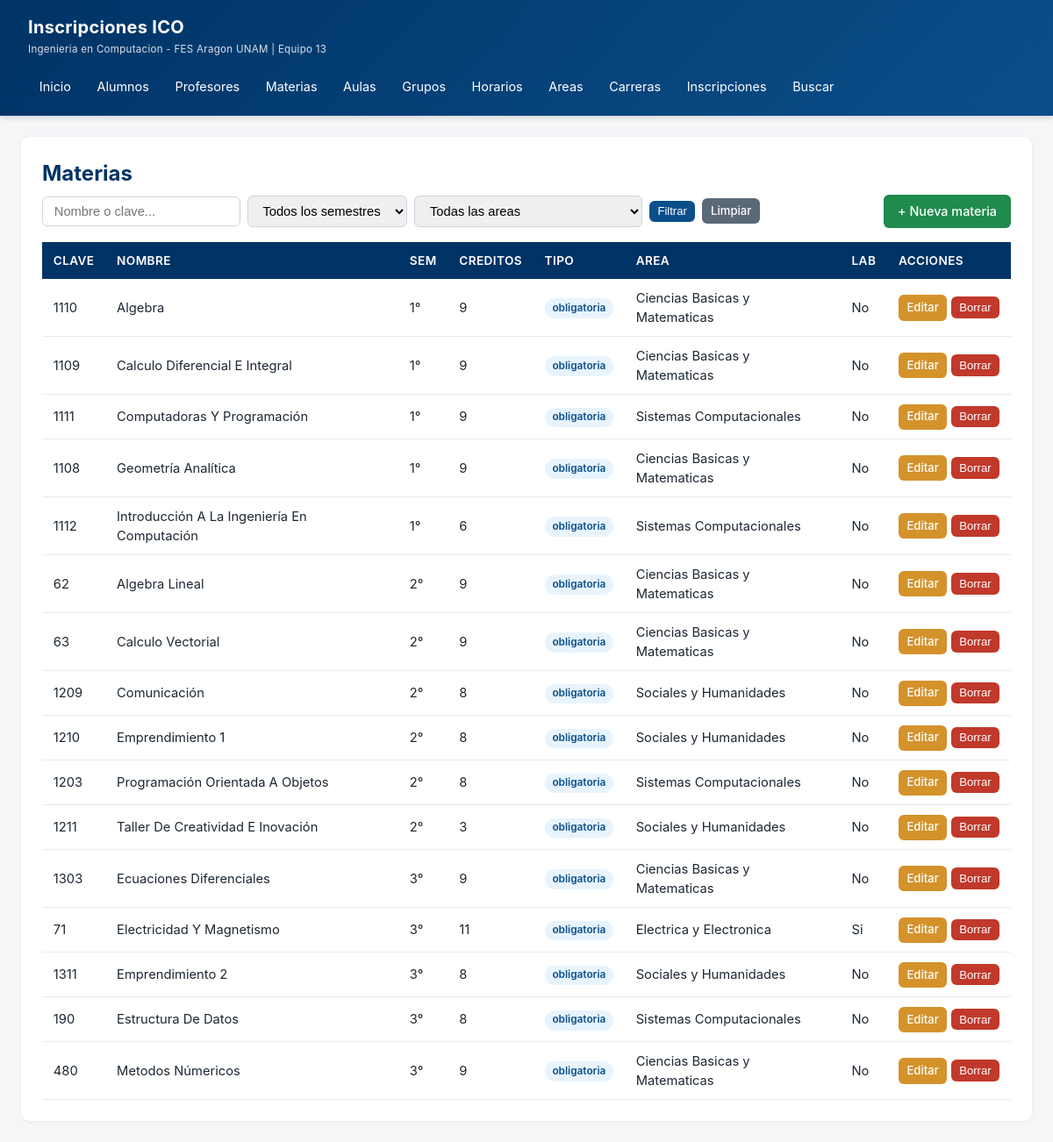
/?r=materia, run on the app's committed database.
### tables this page shows
CREATE TABLE materia (
    id_materia    INT AUTO_INCREMENT PRIMARY KEY,
    clave_materia INT          NOT NULL UNIQUE,
    nombre        VARCHAR(80)  NOT NULL,
    semestre      TINYINT      NOT NULL DEFAULT 1,
    creditos      INT          NOT NULL DEFAULT 0,
    tipo          ENUM('obligatoria','optativa') NOT NULL DEFAULT 'obligatoria',
    laboratorio   TINYINT(1)   NOT NULL DEFAULT 0,
    id_area       INT          NOT NULL,
    id_carrera    INT          NOT NULL,
    CONSTRAINT fk_materia_area    FOREIGN KEY (id_area)    REFERENCES area_estudio(id_area),
    CONSTRAINT fk_materia_carrera FOREIGN KEY (id_carrera) REFERENCES carrera(id_carrera)
);

CREATE TABLE area_estudio (
    id_area      INT AUTO_INCREMENT PRIMARY KEY,
    nombre_area  VARCHAR(60)  NOT NULL UNIQUE,
    descripcion  VARCHAR(200) NOT NULL DEFAULT ''
);

### app/helpers.php (called while the page is built, shortened)
<?php
function e(?string $s): string {
    return htmlspecialchars($s ?? '', ENT_QUOTES, 'UTF-8');
}
function render(string $view, array $data = []): void {
    extract($data, EXTR_SKIP);
    $contentFile = __DIR__ . '/views/' . $view . '.php';
    require $contentFile;
    $content = ob_get_clean();
    require __DIR__ . '/views/layouts/main.php';
}

### app/controllers/MateriaController.php (called while the page is built, shortened)
<?php
class MateriaController {
    public function index() {
        $q = trim($_GET['q'] ?? '');
        $sem = $_GET['sem'] ?? '';
        $area = $_GET['area'] ?? '';
        $sql = "SELECT m.*, ae.nombre_area, c.nombre_carrera FROM materia m JOIN area_estudio ae ON ae.id_area=m.id_area JOIN carrera c ON c.id_carrera=m.id_carrera WHERE 1=1";
        $params = [];
        $sql .= " ORDER BY m.semestre, m.nombre";
        $st = Database::pdo()->prepare($sql); $st->execute($params);
        $areas = Database::pdo()->query("SELECT * FROM area_estudio")->fetchAll();
        render('materia/index', ['title'=>'Materias','materias'=>$st->fetchAll(),'q'=>$q,'sem'=>$sem,'area'=>$area,'areas'=>$areas]);
    }
}

### public/index.php (called while the page is built, shortened)
<?php
require __DIR__ . '/../app/Database.php';
require __DIR__ . '/../app/helpers.php';
$accion = $_GET['accion'] ?? 'index';
$ctrl = new $controllerName();
$ctrl->$accion();

### config/db.php (called while the page is built)
<?php
return [
    'host'     => '127.0.0.1',
    'port'     => 3306,
    'dbname'   => 'inscripciones_ico',
    'user'     => 'root',
    'pass'     => 'cam080818',
    'charset'  => 'utf8mb4',
];

### app/Database.php (called while the page is built)
<?php
class Database {
    private static ?PDO $pdo = null;
    public static function pdo(): PDO {
        if (self::$pdo === null) {
            $cfg = require __DIR__ . '/../config/db.php';
            $dsn = "mysql:host={$cfg['host']};port={$cfg['port']};dbname={$cfg['dbname']};charset={$cfg['charset']}";
            try {
                self::$pdo = new PDO($dsn, $cfg['user'], $cfg['pass'], [
                    PDO::ATTR_ERRMODE            => PDO::ERRMODE_EXCEPTION,
                    PDO::ATTR_DEFAULT_FETCH_MODE => PDO::FETCH_ASSOC,
                    PDO::ATTR_EMULATE_PREPARES   => false,
                ]);
            } catch (PDOException $e) {
                die("<h2>Error de conexion</h2><p>" . htmlspecialchars($e->getMessage()) . "</p>"
                   ."<p>Verifica config/db.php y que MySQL este corriendo.</p>");
            }
        }
        return self::$pdo;
    }
}

### app/views/materia/index.php (the view, shortened to what this page needs)
<div class="card">
    <h1 class="page-title">Materias</h1>
    <div class="toolbar">
        <form class="search-box" method="get">
            <input type="text" name="q" value="<?= e($q) ?>" placeholder="Nombre o clave...">
            <select name="sem">
                <option value="">Todos los semestres</option>
            </select>
            <select name="area">
                <option value="">Todas las areas</option>
            </select>
            <button class="btn btn-primary btn-sm" type="submit">Filtrar</button>
            <a class="btn btn-secondary btn-sm" href="/?r=materia">Limpiar</a>
        </form>
        <a class="btn btn-success" href="/?r=materia&accion=crear">+ Nueva materia</a>
    </div>
    <table class="data">
        <thead><tr><th>Clave</th><th>Nombre</th><th>Sem</th><th>Creditos</th><th>Tipo</th><th>Area</th><th>Lab</th><th>Acciones</th></tr></thead>
        <tbody>
        <?php foreach ($materias as $m): ?>
        <tr>
            <td><?= e($m['clave_materia']) ?></td>
            <td><?= e($m['nombre']) ?></td>
            <td><?= e($m['semestre']) ?>°</td>
            <td><?= e($m['creditos']) ?></td>
            <td><span class="badge <?= $m['tipo']=='obligatoria'?'badge-ob':'badge-op' ?>"><?= e($m['tipo']) ?></span></td>
            <td><?= e($m['nombre_area']) ?></td>
            <td><?= $m['laboratorio']?'Si':'No' ?></td>
            <td class="actions">
                <a class="btn btn-warning btn-sm" href="/?r=materia&accion=editar&id=<?= $m['id_materia'] ?>">Editar</a>
                <form method="post" action="/?r=materia&accion=borrar&id=<?= $m['id_materia'] ?>" data-confirm="Eliminar materia?" style="display:inline">
                    <button class="btn btn-danger btn-sm" type="submit">Borrar</button>
                </form>
            </td>
        </tr>
        <?php endforeach; ?>
        </tbody>
    </table>
</div>

### app/views/layouts/main.php (shortened to what this page needs)
<!DOCTYPE html>
<html lang="es">
<head>
    <link rel="stylesheet" href="/css/style.css">
</head>
<body>
<header class="navbar no-print">
    <div class="navbar-inner">
        <div class="brand">
            Inscripciones ICO
            <small>Ingenieria en Computacion - FES Aragon UNAM | Equipo 13</small>
        </div>
        <nav class="nav-links">
            <a href="/?r=home">Inicio</a>
            <a href="/?r=alumno">Alumnos</a>
            <a href="/?r=profesor">Profesores</a>
            <a href="/?r=materia">Materias</a>
            <a href="/?r=aula">Aulas</a>
            <a href="/?r=grupo">Grupos</a>
            <a href="/?r=horario">Horarios</a>
            <a href="/?r=area">Areas</a>
            <a href="/?r=carrera">Carreras</a>
            <a href="/?r=inscripcion">Inscripciones</a>
            <a href="/?r=busqueda">Buscar</a>
        </nav>
    </div>
</header>
<main class="container">
    <?= $content ?>
</main>
</body>
</html>

### public/css/style.css (style rules this page uses)
* { box-sizing: border-box; margin: 0; padding: 0; }
body { font-family: -apple-system, "Segoe UI", Roboto, Arial, sans-serif; background: #f4f6f8; color: #1c2733; line-height: 1.5; }
.navbar { background: linear-gradient(135deg,#003366 0%,#0a4f8a 100%); color:#fff; padding: 1rem 2rem; box-shadow: 0 2px 8px rgba(0,0,0,.15); }
.navbar-inner { max-width: 1280px; margin:0 auto; display:flex; align-items:center; justify-content:space-between; flex-wrap:wrap; gap:1rem; }
.brand { font-size: 1.25rem; font-weight: 700; letter-spacing:.3px; }
.brand small { display:block; font-size:.72rem; font-weight:400; opacity:.85; margin-top:2px; }
.nav-links { display:flex; gap:.25rem; flex-wrap:wrap; }
.nav-links a { color:#fff; text-decoration:none; padding:.4rem .8rem; border-radius:6px; font-size:.9rem; transition:background .15s; }
.container { max-width: 1280px; margin: 1.5rem auto; padding: 0 1.5rem; }
.card { background:#fff; border-radius:10px; padding:1.5rem; box-shadow:0 1px 4px rgba(0,0,0,.06); margin-bottom:1.25rem; }
.page-title { font-size:1.5rem; color:#003366; margin-bottom:.4rem; }
.toolbar { display:flex; gap:.75rem; justify-content:space-between; align-items:center; flex-wrap:wrap; margin-bottom:1rem; }
.search-box { display:flex; gap:.5rem; flex-wrap:wrap; align-items:center; }
.search-box input, .search-box select { padding:.5rem .8rem; border:1px solid #cdd5df; border-radius:6px; font-size:.92rem; }
.btn { display:inline-block; padding:.5rem 1rem; border-radius:6px; border:none; font-size:.9rem; cursor:pointer; text-decoration:none; transition:.15s; font-weight:500; }
.btn-primary { background:#0a4f8a; color:#fff; }
.btn-success { background:#1f8b4c; color:#fff; }
.btn-warning { background:#d4922b; color:#fff; }
.btn-danger { background:#c0392b; color:#fff; }
.btn-secondary { background:#5a6878; color:#fff; }
.btn-sm { padding:.3rem .6rem; font-size:.82rem; }
table.data { width:100%; border-collapse: collapse; background:#fff; font-size:.92rem; }
table.data th { background:#003366; color:#fff; text-align:left; padding:.7rem .8rem; font-weight:600; font-size:.85rem; text-transform:uppercase; letter-spacing:.4px; }
table.data td { padding:.65rem .8rem; border-bottom:1px solid #e6ebf1; }
table.data .actions { white-space:nowrap; }
.badge { display:inline-block; padding:.15rem .55rem; border-radius:99px; font-size:.74rem; font-weight:600; }
.badge-ob { background:#e8f4fd; color:#0a4f8a; }

### data on the page
materia: clave_materia "1110", nombre "Algebra", semestre "1", creditos "9", tipo "obligatoria", id_area.nombre_area "Ciencias Basicas y Matematicas", laboratorio "No"
materia: clave_materia "1109", nombre "Calculo Diferencial E Integral", semestre "1", creditos "9", tipo "obligatoria", id_area.nombre_area "Ciencias Basicas y Matematicas", laboratorio "No"
materia: clave_materia "1111", nombre "Computadoras Y Programación", semestre "1", creditos "9", tipo "obligatoria", id_area.nombre_area "Sistemas Computacionales", laboratorio "No"
materia: clave_materia "1108", nombre "Geometría Analítica", semestre "1", creditos "9", tipo "obligatoria", id_area.nombre_area "Ciencias Basicas y Matematicas", laboratorio "No"
materia: clave_materia "1112", nombre "Introducción A La Ingeniería En Computación", semestre "1", creditos "6", tipo "obligatoria", id_area.nombre_area "Sistemas Computacionales", laboratorio "No"
materia: clave_materia "62", nombre "Algebra Lineal", semestre "2", creditos "9", tipo "obligatoria", id_area.nombre_area "Ciencias Basicas y Matematicas", laboratorio "No"
materia: clave_materia "63", nombre "Calculo Vectorial", semestre "2", creditos "9", tipo "obligatoria", id_area.nombre_area "Ciencias Basicas y Matematicas", laboratorio "No"
materia: clave_materia "1209", nombre "Comunicación", semestre "2", creditos "8", tipo "obligatoria", id_area.nombre_area "Sociales y Humanidades", laboratorio "No"
materia: clave_materia "1210", nombre "Emprendimiento 1", semestre "2", creditos "8", tipo "obligatoria", id_area.nombre_area "Sociales y Humanidades", laboratorio "No"
materia: clave_materia "1203", nombre "Programación Orientada A Objetos", semestre "2", creditos "8", tipo "obligatoria", id_area.nombre_area "Sistemas Computacionales", laboratorio "No"
materia: clave_materia "1211", nombre "Taller De Creatividad E Inovación", semestre "2", creditos "3", tipo "obligatoria", id_area.nombre_area "Sociales y Humanidades", laboratorio "No"
materia: clave_materia "1303", nombre "Ecuaciones Diferenciales", semestre "3", creditos "9", tipo "obligatoria", id_area.nombre_area "Ciencias Basicas y Matematicas", laboratorio "No"
materia: clave_materia "71", nombre "Electricidad Y Magnetismo", semestre "3", creditos "11", tipo "obligatoria", id_area.nombre_area "Electrica y Electronica", laboratorio "Si"
materia: clave_materia "1311", nombre "Emprendimiento 2", semestre "3", creditos "8", tipo "obligatoria", id_area.nombre_area "Sociales y Humanidades", laboratorio "No"
materia: clave_materia "190", nombre "Estructura De Datos", semestre "3", creditos "8", tipo "obligatoria", id_area.nombre_area "Sistemas Computacionales", laboratorio "No"
materia: clave_materia "480", nombre "Metodos Númericos", semestre "3", creditos "9", tipo "obligatoria", id_area.nombre_area "Ciencias Basicas y Matematicas", laboratorio "No"
